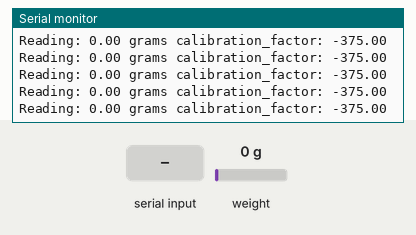
A sketch run on a simulated ESP8266 (NodeMCU). Parts: the last lines printed to the serial monitor. Inputs (shaded band) come from the test bench; at power-on: weight on the scale 0 g.

Above: at 3.2 s.
3.3 s: weight on the scale set to 100 g
At 3.32 s:
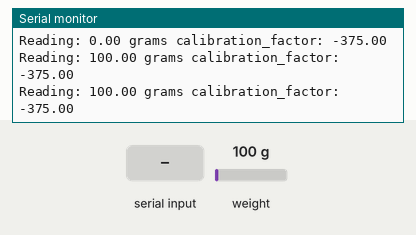
6.3 s: "+" received over Serial
At 6.34 s:
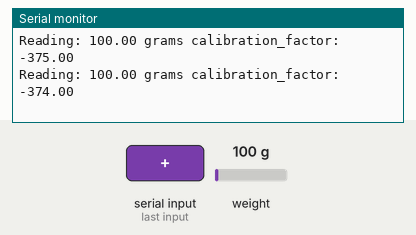
7.8 s: "a" received over Serial
At 7.85 s:
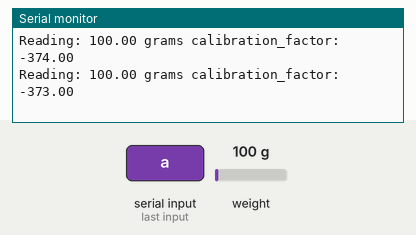
9.3 s: weight on the scale set to 1250 g
At 9.35 s:
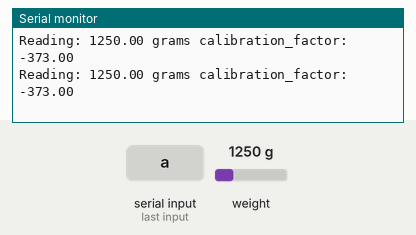
Timing chart, 0 to 11.8 s (numbered marks = the images above; inputs shaded):
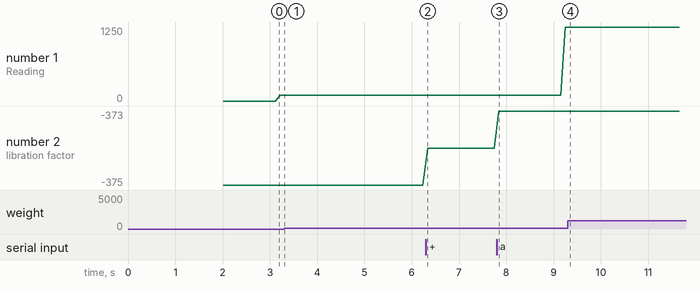

Measured:
- after the input at 3.3 s, the serial monitor: prints a new line at once (image 1)
- after the input at 6.3 s, the serial monitor: prints a new line at once (image 2)
- after the input at 7.8 s, the serial monitor: prints a new line at once (image 3)
- after the input at 9.3 s, the serial monitor: prints a new line after 0.05 s (image 4)
- plotted number 1: 100 → 1250 after the input at 7.8 s
- plotted number 2: -375 → -374 after the input at 6.3 s, -374 → -373 after the input at 7.8 s

The sketch:

calibration.ino
```cpp
/*
 Setup your scale and start the sketch WITHOUT a weight on the scale
 Once readings are displayed place the weight on the scale
 Press +/- or a/z to adjust the calibration_factor until the output readings match the known weight
 Arduino pin 5 -> HX711 CLK
 Arduino pin 6 -> HX711 DOUT
 Arduino pin 5V -> HX711 VCC
 Arduino pin GND -> HX711 GND
*/

#include "HX711.h"

HX711 scale(D4, D3);

float calibration_factor = -375; // this calibration factor is adjusted according to my load cell
float units;
float ounces;

void setup() {
  Serial.begin(115200);
  Serial.println("HX711 calibration sketch");
  Serial.println("Remove all weight from scale");
  Serial.println("After readings begin, place known weight on scale");
  Serial.println("Press + or a to increase calibration factor");
  Serial.println("Press - or z to decrease calibration factor");

  scale.set_scale();
  scale.tare();  //Reset the scale to 0

  long zero_factor = scale.read_average(); //Get a baseline reading
  Serial.print("Zero factor: "); //This can be used to remove the need to tare the scale. Useful in permanent scale projects.
  Serial.println(zero_factor);
}

void loop() {

  scale.set_scale(calibration_factor); //Adjust to this calibration factor

  Serial.print("Reading: ");
  units = scale.get_units();
  if (units < 0)
  {
    units = 0.00;
  }
  //ounces = units * 0.035274;
  Serial.print(units);
  Serial.print(" grams");
  Serial.print(" calibration_factor: ");
  Serial.print(calibration_factor);
  Serial.println();

  if(Serial.available())
  {
    char temp = Serial.read();
    if(temp == '+' || temp == 'a')
      calibration_factor += 1;
    else if(temp == '-' || temp == 'z')
      calibration_factor -= 1;
  }
}
```
